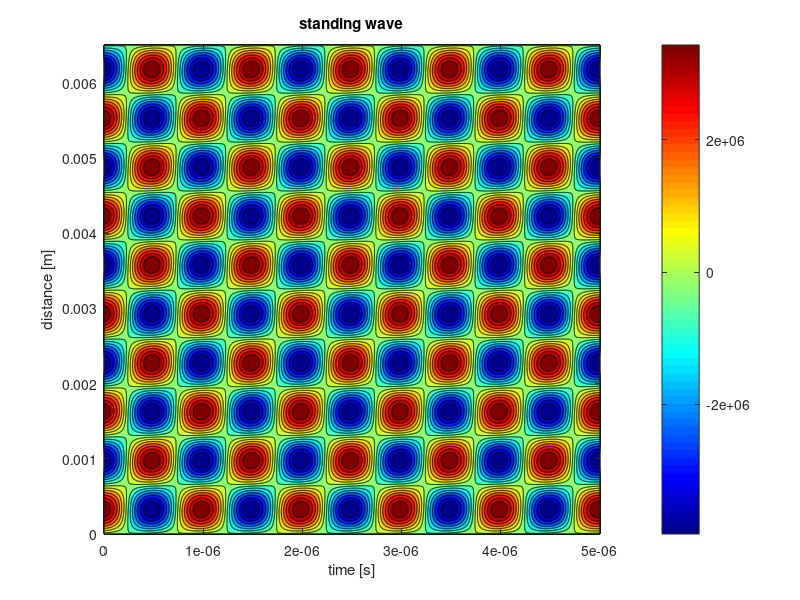
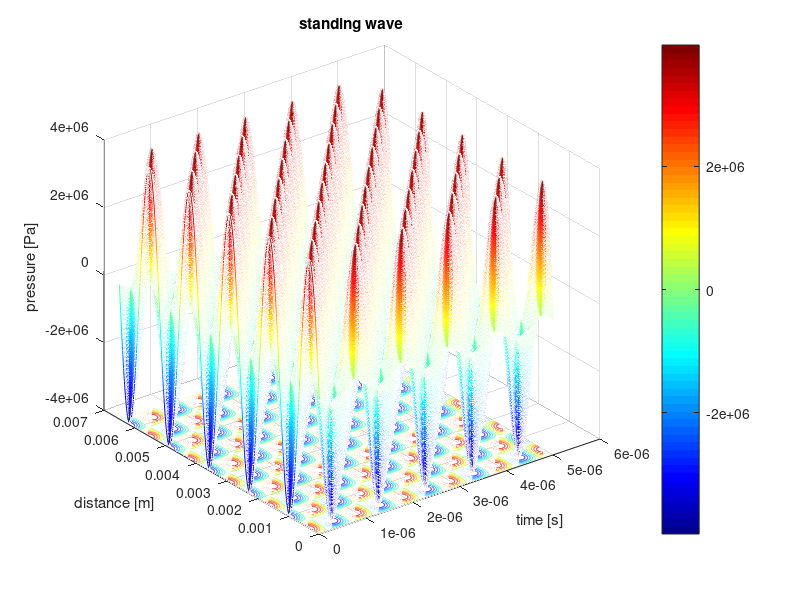

The MATLAB source for these figures, in order: (Note: this script raises an error after producing the figures.)
% The purpose of this model is to get a tool to analyze an immersion type transudcer which is used to manipulate the position of air bubbles in oil. 
% The model is based on a model created by Sittig and utilizes derivations of it in the form of transfer functions. An expression for the pressure field
% was derived from the 1D wave equation. Eventually the force on the particles was calculated by utilization of Gor'kov's potential.
% 
% The authors of this script are Victor Dahl, Phillip Kjaer, Wenzel Neumann and Jeppe Odense


clear all; close all; clc;

%% Initial Variables
f = 1*10^6;                      % system frequency in Hz
w=2*pi*f;                        % System frequency in rad/s

%% Piezoelectric constants

r_p=2.5*10^-3;                     % Radius of the piezoelectric plate - Found from CAD model
rho=7.8*10^3;                      % Piezoelectric plate density - Found from data sheet
d=2*10^-3;                         % Piezoelectric plate thickness - found from data sheet
S=pi*r_p^2;                        % Piezoelectric surface area - area of a circle due to circular peizoelectric disk face

c_33=16.6*10^10;                   % Elastic constant of the plate - found from source (victor found - please put it in when editing)
d_33=265*10^-12;                   % Piezoelectric charge coefficient - found from source -||-
s_33=14.2*10^-12;                  % Elastic compliance coefficient - found from source -||-
epsilon_0=8.854*10^-12;            % Vacuum permitivity - found from source -||-
epsilon_33=1200*epsilon_0;         % relativity Permativity - found from source -||-
Beta_33= epsilon_0/epsilon_33;     % the dielectric impermeability of the plate at constant strain - found from source -||-
h_33= d_33/(s_33*epsilon_33);      % Piezoelectric stiffness constant for the plate - found from source -||-
v_o=sqrt(c_33/rho);                % compressional wave speed from piezoelectric - found from source -||-

%%TAe calculated inputs
C_o=S/(Beta_33*d);                 % the clamped capacitance of the plate - Found from NDE book
n=h_33*C_o;                        % A given constant

%TAa calculated inputs
% dfr=0.0000042;                       % Random variable to establish acoustic backing material relationship
% Z_b=dfr*w;                           % Acoustic impedance of the backing plate (this is a function of frequency)  
k=w/v_o;                           % wave number for the peizoelectric plate - found from NDE book


%% Acoustic impedance calculations
rho_4=7860;                          % Density of plain carbon steel 
c_3=3230;                            % Speed of wave in plain carbon steel
Z_b=rho_4*c_3*S;                     % Acoustic impedance of the backing plate

Z_o=rho*v_o*S;                       % plane wave acoustic impedance of the piezoelectric plate

S_a=S;                               % effective face area of the transducer
rho_2=857;                           % density of the fluid ISO VG 32
c=1300;                              % compresisonal wave speed in fluid 
Z_r=S_a*c*rho_2;                     % Acoustic radiation impedance 

c_2=3230;                            % Speed of sound in steel
rho_3=7850;                          % Density of steel
k_2=w/c_2;                           % wave number of the coating material of the transducer source
d_2=0.5*10^-3;                       % thickness of the coating material of the transducer source
S_m=(4.5*10^-3)^2*pi;                % Face area of the coating material fo the transducer soruce
Z_m=rho_3*c_2*S_m;                   % The acoustic impedance of the coating material of the transducer source


Kin_Vis=32*10^-6;                % Kinematic Viscosity of the fluid (ISO VG 32)
Vis=Kin_Vis*rho_2;               % Dynamic viscosity of the fluid
R=((c*rho_2)-(c_2*rho_3))/((c*rho_2)+(c_2*rho_3)); %Reflection coefficient 
L=0.04485;                                         %Lentgh of chamber


%% Matricies used in the Sittig Model

TAe_matrix=[1/n n/(1i*w*C_o); -1i*w*C_o 0];                                                                              %Transducer electrical matrix

TAa_matrix=(1/(Z_b-1i*Z_o*tan(k*d/2)))*[Z_b+1i*Z_o*cot(k*d) (Z_o)^2+1i*Z_o*Z_b*cot(k*d); 1 Z_b-2*1i*Z_o*tan(k*d/2)];     %Transducer acoustic matrix

TAl_matrix=[cos(k_2*d_2) -1i*Z_m*sin(k_2*d_2); (-1i*sin(k_2*d_2))/Z_m cos(k_2*d_2)];                                     %Transducer coating material matrix



TA_matrix=TAe_matrix*TAa_matrix*TAl_matrix;                                                                              %Sittig model matrix

%% equations for Sensitvities

S_vI=1/(Z_r*TA_matrix(2,1)+TA_matrix(2,2));                                   %Sensitivity for vI.

Z_in=(Z_r*TA_matrix(1,1)+TA_matrix(1,2))/(Z_r*TA_matrix(2,1)+TA_matrix(2,2)); %Electrical impedance of the transducer

S_FV=Z_r*S_vI/Z_in;                                                           % Sensitivity FV

%% Pressure at the transducer surface

V_M = 150;                                                                    % Input voltage
lambda =c/f;                                                                  % wavelength of the pressure field
F_surface = V_M * S_FV;                                                       % Total force on trasnducer surface
P_surface = F_surface/(S_a);                                                  % pressure on the transducer surface

%% Translation to the 1D pressure field

damp_coeff =(2*Kin_Vis*w^2)/(3*c^3);                                          % Damping coefficient for attenuation within the liquid
P_field = zeros(1000,1000);                                                   % A matrix is initialized for storing the (complex)
                                                                              % pressure values varying with time and distance.     
% A standing wave is produced by attenuation of the travelling wave and its 
% reflections resulting from rebounding at the boundaries (walls). During
% the reflection at the boundaries, energy is lost which can be represented
% by a reflection coefficient, which takes the number of reflections until
% total attenuation into account. There is distinguished between the
% reflection coefficient due to impact with the right and left wall.

R1 = 4.2736;                                                                % Left wall reflection coefficient.
R2 = 4.8295;                                                                % Right wall reflection coefficient.

t = linspace(0,10*pi/w,1000);                                               % time duration during which the pressure field
                                                                            % is monitored.
x = linspace(0,5*0.0013,1000);                                              % Distance over which the pressure field is monitored.

% Here the P_field matrix is filled with the pressure amplitudes and phase
% shifts at a certain location in space and moment in time.
 for n = 1:1000
     for m = 1:1000
     P_field(n,m) = P_surface*(R1+1) * exp(1i*w*t(m)-1i*x(n)*2*pi/lambda)*exp(- damp_coeff * x(n)) ...
         - R2*P_surface * exp(1i*w*t(m)+1i*(x(n))*2*pi/lambda)*exp(- damp_coeff * (L-x(n)));
      end
 end

%% Contourplots of the standing pressure wave

% 2D plot which shows the pressure minima and maxima of the pressure field
figure
contourf(t,x, real(P_field), 14); colormap jet; colorbar;
xlabel('time [s]'); ylabel('distance [m]'); title('standing wave');

%% Surface plots of the standing pressure wave

% 3D animation of the pressure field
figure
meshc(t,x, real(P_field)); colormap jet; colorbar;
xlabel('time [s]'); ylabel('distance [m]'); zlabel('pressure [Pa]'); title('standing wave');


 
%% Constants used to calculate the acoustic radiation force

rho_p = 1.225;                                                                  %Air density [kg/m^3]
r = 80*10^-6;                                                                   %Bubble radius [m]
Vp = (4*pi/3)*r^3;                                                              %Bubble volume [m^3]
Mp = rho_p * Vp;                                                                %Bubble mass [kg]

% Oil of type ISO VG32 is used as the fluid
rho_l = 868;                                                                    % Oil density [kg/m^3]
mu = 32*10^-6*rho_l;                                                            % Oil Viscosity [kg/m*s]

% Besides the acoustic radiation force, acoording to Stoke's Law, there is
% also a drag force acting on the particle, which is given by f_D = B*v

B = 6*pi*r*mu;                                                                  % coefficient (gain) of Stoke's Law

% The acoustic radiation force is dependent on the compressibility factor
% f_1 and the density factor f_2

K_p = 1/(rho_p*330^2);                                                      % Compressibility of the air bubble
K_l = 1/(rho_l*c^2);                                                        % Compressibility of the oil
f_1=1-(K_p/K_l);                                                            % Compressibility factor
f_2=2*(rho_p-rho_l)/(2*rho_p+rho_l);                                        % Density factor

% The acoustic contrast factor determines whether the particles are forced
% towards the pressure nodes or antinodes. A negative contrast factor means
% that particles are forced towards the antinodes, whils a positive
% indicates movement towards the nodes.

acf = (5*rho_p-2*rho_l)/(2*rho_p+rho_l) - (K_p/K_l);                        % The acoustic contrast factor

% To calculate the acoustic radiation force, the time averaged pressure is
% required. For a standing wave it suffices to take only one period into
% account.

T = 1/f;                                                                    % One period of the pressure field

%% Plotting the results obtained from the acoustic radiation force

velocities = zeros(10,1);                                                   % A vector is initialized to store the values of  
                                                                            % velocities at different locations in x direction.

for i = 1:length(velocities)
    x = linspace(0.0013,0.0026,length(velocities));                         % The distance over which the velocity is monitored 
    x = x(i);                                                                        
v = Gorkov(P_surface,w,lambda,R1,R2,T,rho_l,r,f_1,f_2,c,B,damp_coeff,L);    % Call upon the function to obtain the velocity.
vnew = subs(v);                                                             % Constants are substituted for the symbolic variables.
velocities(i) = double(vnew);                                               % the velocities are stored as scalars.
end

x = linspace(0.0013,0.0026,length(velocities));
% Here the resultant velocity is plotted for different locations x away
% from the transducer surface.
figure
plot(x',velocities)


%% Here I tried to plot the different contributions to the acoustic force similar to figure 9 of the Trujillo paper

x = linspace(0.0013,0.0026,length(velocities));                             % Monitored distance, set to one wavelength, can be changed. Called again x
                                                                            % because it is the same variable in the Gorkov function but the domain can be 
                                                                            % changed.
% Here the outputs of the function are retrieved and converted from 
% symbols to numbers.
[v,p_mean_square,v_in,v_mean_square,Uac,Fac]  = Gorkov(P_surface,w,lambda,R1,R2,T,rho_l,r,f_1,f_2,c,B,damp_coeff,L); 
p_ms = double(subs(p_mean_square));
v_ms = double(subs(v_mean_square));
Uac = double(subs(Uac));
Fac = double(subs(Fac));

p_ms_vc = [p_ms; p_ms; p_ms; p_ms; p_ms; p_ms; p_ms; p_ms; p_ms; p_ms];     % Matrices for plotting. Constructed 
v_ms_vc = [v_ms; v_ms; v_ms; v_ms; v_ms; v_ms; v_ms; v_ms; v_ms; v_ms];     % in the same way as for the pressure
Uac_vc = [Uac; Uac; Uac; Uac; Uac; Uac; Uac; Uac; Uac; Uac];                % field plot, only this time there is 
Fac_vc = [Fac; Fac; Fac; Fac; Fac; Fac; Fac; Fac; Fac; Fac];                % no change in values through time, as 
                                                                            % they are time averages.
time_averaged_vec = linspace(0,T,length(velocities));                       % Since all are time-averaged, I just made a random duration 
                                                                            % of one period,
                                                                            % which I use to be
                                                                            % able to make a
                                                                            % contour plot.
% Plots according to figure 9 of Trujillo                                                                            
                                                                            
figure                                                      
tiledlayout(4,1); nexttile;
contourf(x,time_averaged_vec,real(p_ms_vc), 14); colormap jet; colorbar;
xlabel('distance [m]'); ylabel('time [s]'); title('<p^2>');

nexttile;
contourf(x,time_averaged_vec,real(v_ms_vc), 14); colormap jet; colorbar;
xlabel('distance [m]'); ylabel('time [s]'); title('<v^2>');

nexttile;
contourf(x,time_averaged_vec,real(Uac_vc), 14); colormap jet; colorbar;
xlabel('distance [m]'); ylabel('time [s]'); title('Uac');

nexttile;
contourf(x,time_averaged_vec,real(Fac_vc), 14); colormap jet; colorbar;
xlabel('distance [m]'); ylabel('time [s]'); title('Fac');
